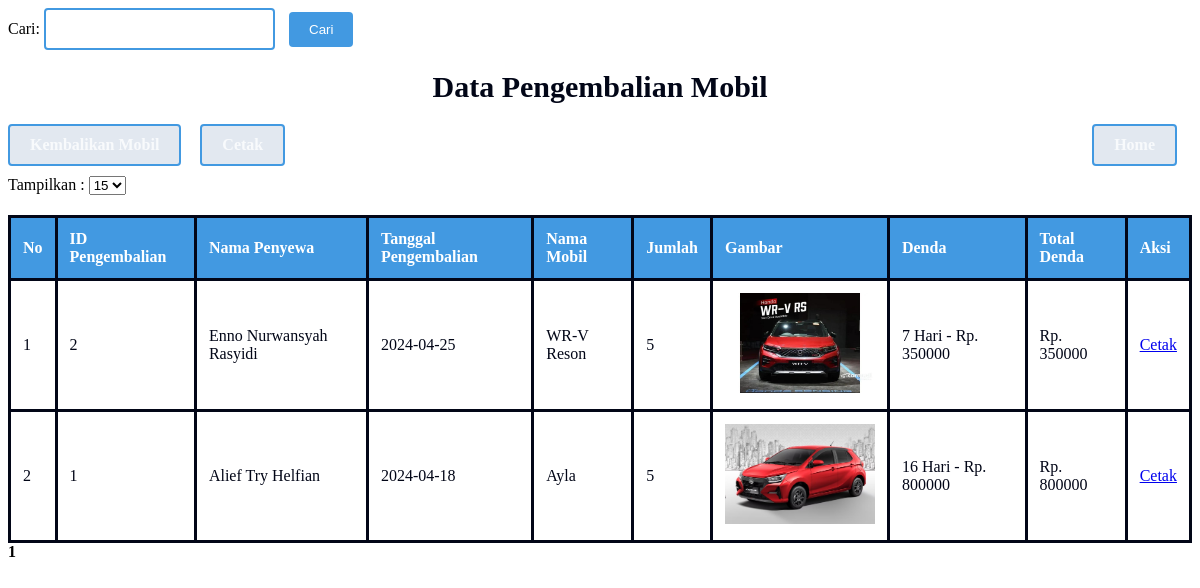
The app's page /rentalmobil/public/dashboard/data/dspengembalianmobil.php with its own data.
### tables this page shows
CREATE TABLE `pengembalian_mobil` (
  `id_pengembalian` int(11) NOT NULL,
  `stok_mobil` int(11) NOT NULL,
  `tanggal_pengembalian` date NOT NULL,
  `garasi_idgarasi` int(11) NOT NULL,
  `penyewaan_id_penyewaan` int(11) NOT NULL,
  `denda` int(11) NOT NULL
);

CREATE TABLE `kendaraan` (
  `idmobil` int(11) NOT NULL,
  `nama_mobil` varchar(100) DEFAULT NULL,
  `merek` varchar(100) DEFAULT NULL,
  `warna` varchar(500) NOT NULL,
  `tahun` int(11) DEFAULT NULL,
  `gambar_mobil` varchar(500) DEFAULT NULL,
  `harga_perhari` int(11) NOT NULL
);

### rentalmobil/public/pengembalianmobil/Controller/tabel_template.php (the view, shortened to what this page needs)
<html lang="en">
<head>
</head>
    <h1>Data Pengembalian Mobil</h1>
        <nav>
            <div>
                <a href="../../pengembalianmobil/view/tambah.php"  class="btn bg-blue-500 text-white"> Kembalikan Mobil </a>
                <a href="../../pengembalianmobil/view/cetak.php" target="_blank" class="btn bg-blue-500 text-white"> Cetak </a>
            </div>
            <a href="../../../public/dashboard/dashboard.php" class="btn bg-blue-500 text-white home-link"> Home </a>
        </nav>
<form action="../../dashboard/data/dspengembalianmobil.php" method="get">
<label>Tampilkan :</label>
    <select name="perPage" onchange="this.form.submit()">
        <option value="15" <?php echo isset($_GET['perPage']) && $_GET['perPage'] == 5 ? 'selected' : ''; ?>>15</option>
    </select>
</form>
<table border="1">
    <tr>
        <th> No </th>
        <th> ID Pengembalian </th>
        <th> Nama Penyewa </th>
        <th> Tanggal Pengembalian </th>
        <th> Nama Mobil </th>
        <th> Jumlah </th>
        <th> Gambar </th>
        <th> Denda </th>
        <th> Total Denda </th>
        <th> Aksi </th>
    </tr>
    <?php
        $rowSpanCounts = [];
        if ($num > 0) {
            $totalDendaByID = [];
            while ($row = mysqli_fetch_array($ambildata)) {
                $pengembalianID = $row['id_pengembalian'];
                $rowSpanCounts[$pengembalianID][] = $row;
                if (!isset($totalDendaByID[$pengembalianID])) {
                    $totalDendaByID[$pengembalianID] = 0;
                }
                $totalDendaByID[$pengembalianID] += $row['denda'];
            }
            $no = $start + 1;
            foreach ($rowSpanCounts as $pengembalianID => $rows) {
                $rowSpanCount = count($rows);
                $firstRow = true;
                foreach ($rows as $key => $userAmbilData) {
                    echo "<tr>";
                    if ($firstRow) {
                        echo "<td rowspan='{$rowSpanCount}'>" . $no++ . "</td>";
                        echo "<td rowspan='{$rowSpanCount}'>" . $userAmbilData['id_pengembalian'] . "</td>";
                        echo "<td rowspan='{$rowSpanCount}'>" . $userAmbilData['namapenyewa'] . "</td>";
                        echo "<td rowspan='{$rowSpanCount}'>" . $userAmbilData['tanggal_pengembalian'] . "</td>";
                        $firstRow = false;
                    }
                    echo "<td>" . $userAmbilData['nama_kendaraan'] . "</td>";
                    echo "<td>" . $userAmbilData['stok_mobil'] . "</td>";
                    echo "<td><img src='../../kendaraan/aset/{$userAmbilData['gambar_kendaraan']}' alt='Gambar Mobil' style='width: 150px; height: 100px;'></td>";
                    echo "<td>" . $userAmbilData['telat_hari'] . " Hari - Rp. " . $userAmbilData['denda'] . "</td>";
                    if ($key === 0) {
                        echo "<td rowspan='{$rowSpanCount}'>Rp. " . $totalDendaByID[$pengembalianID] . "</td>";
                    }
                    if ($key === 0) {
                        echo "<td rowspan='{$rowSpanCount}'>";
                        if (isset($userAmbilData['id_pengembalian'])) {
                            echo "<a href='../../pengembalianmobil/view/cetakpengembali.php?id_pengembalian={$userAmbilData['id_pengembalian']}' target='_blank' class=>Cetak</a>";
                        }
                        echo "</td>";
                    }
                    echo "</tr>";
                }
            }
        } else {
            echo "<tr><td colspan='10'>Data tidak ditemukan.</td></tr>";
        }
    ?>
</table>

### rentalmobil/public/pengembalianmobil/Controller/tabel_template.php (style rules this page uses)
h1 { text-align: center; color: #020617; font-weight: bold; margin-bottom: 20px; font-size: 30px; }
nav { display: flex; justify-content: space-between; align-items: center; margin-bottom: 10px; }
nav a { padding: 10px 20px; margin-right: 15px; color: #f8fafc; font-weight: bold; text-decoration: none; display: inline-block; background-color: #e2e8f0; border: 2px solid #4299e1; border-radius: 4px; }
table { border-collapse: collapse; width: 100%; margin-top: 20px; }
th, td { border: 3px solid #020617; padding: 12px; text-align: left; color: #020617; background-color: #fff; }
th:first-child { color: #fff; }
th { font-weight: bold; background-color: #4299e1; }
td { font-size: 16px; }
th:first-child, th:nth-child(2), th:nth-child(3), th:nth-child(4), th:nth-child(5), th:nth-child(6), th:nth-child(7), th:nth-child(8), th:nth-child(9), th:nth-child(10) { color: #fff; }
.home-link { margin-left: auto; }

### records on screen
pengembalian_mobil: id_pengembalian "2", namapenyewa "Enno Nurwansyah Rasyidi", tanggal_pengembalian "2024-04-25", kendaraan.nama_mobil "WR-V Reson", stok_mobil "5", kendaraan.gambar_mobil (picture), telat_hari "7", denda "350000", pengembalianID "350000"
pengembalian_mobil: id_pengembalian "1", namapenyewa "Alief Try Helfian", tanggal_pengembalian "2024-04-18", kendaraan.nama_mobil "Ayla", stok_mobil "5", kendaraan.gambar_mobil (picture), telat_hari "16", denda "800000", pengembalianID "800000"
